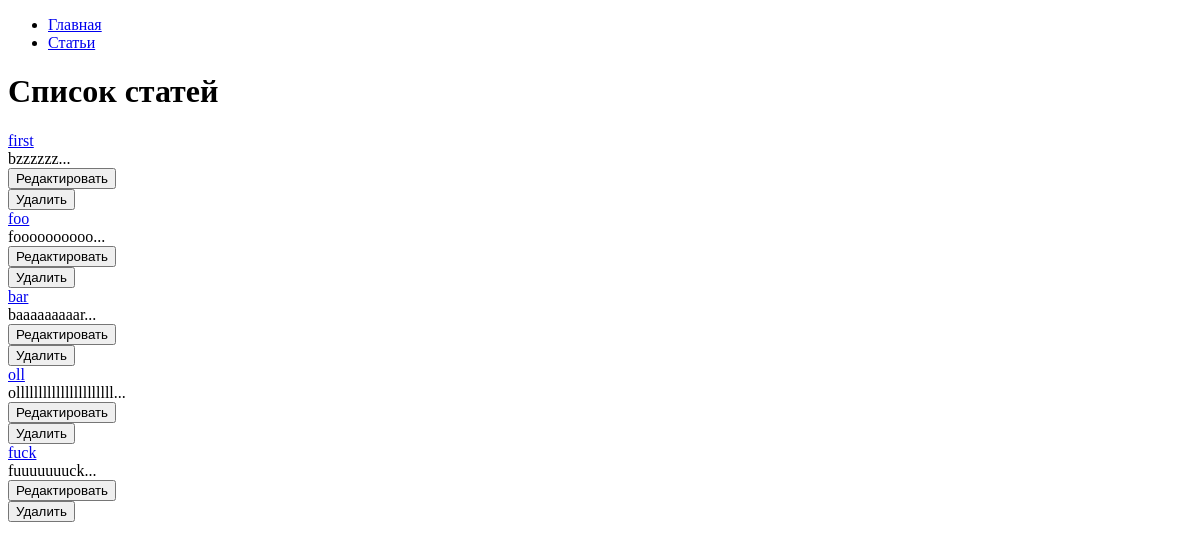
The app's page /articles/, older data.
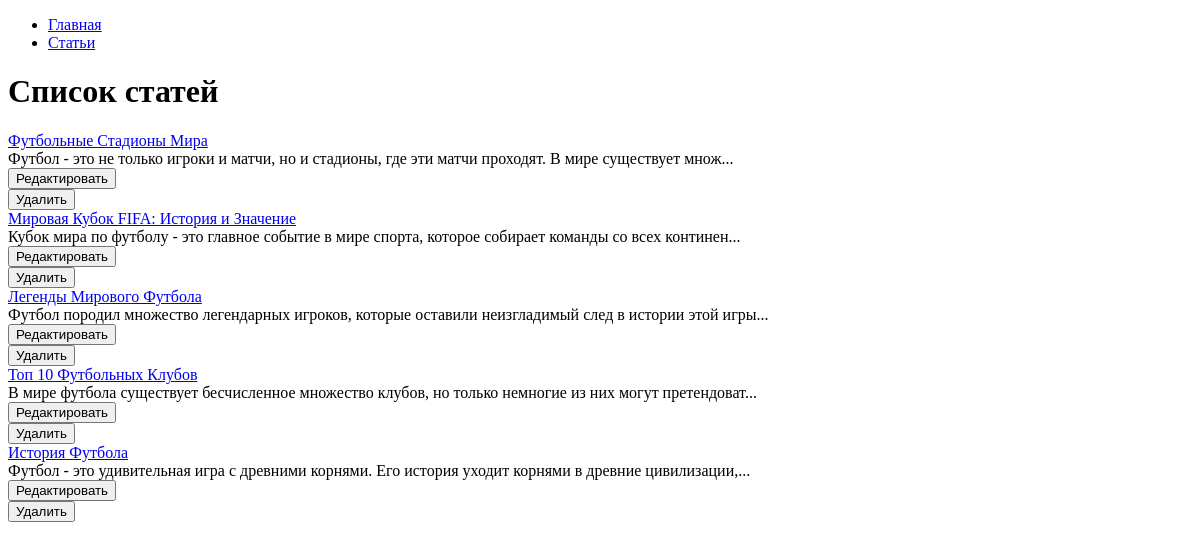
The same page, newer data.
### hexlet_django_blog/article/models.py (models this page shows, shortened)
class Article(models.Model):
    name = models.CharField(max_length=200) # название статьи
    body = models.TextField() # тело статьи
    timestamp = models.DateTimeField(auto_now_add=True)

### hexlet_django_blog/article/views.py (the view)
# urls.py: path('', IndexView.as_view(), name='articles'),
class IndexView(View):
    def get(self, request, *args, **kwargs):
        articles = Article.objects.all()[:15]
        return render(request, 'articles/index.html', context={
            'articles': articles,
        })

### hexlet_django_blog/templates/articles/index.html (shortened to what this page needs)
{% extends "base.html" %}
{% block content %}
    <h1>Список статей</h1>
    {% for article in articles %}
        <a href="{% url 'article_view' id=article.id %}">{{ article.name }}</a>
        <div>{{ article.body|slice:":100" }}...</div>
        <form method="get" action="{% url 'articles_update' id=article.id %}">
            <button type="submit">Редактировать</button>
        </form>
        <form action="{% url 'articles_delete' article.id %}" method="post">
            <input type="submit" value="Удалить">
        </form>
    {% endfor %}
{% endblock %}

Row changes from the older to the newer data that the page shows:
changed Article: name "first" → "Футбольные Стадионы Мира"; body "bzzzzzz" → "Футбол - это не только игроки и матчи, но и стадионы, где эти матчи проходят. В мире существует множ"
changed Article: name "foo" → "Мировая Кубок FIFA: История и Значение"; body "foooooooooo" → "Кубок мира по футболу - это главное событие в мире спорта, которое собирает команды со всех континен"
changed Article: name "bar" → "Легенды Мирового Футбола"; body "baaaaaaaaar" → "Футбол породил множество легендарных игроков, которые оставили неизгладимый след в истории этой игры"
changed Article: name "oll" → "Топ 10 Футбольных Клубов"; body "ollllllllllllllllllllll" → "В мире футбола существует бесчисленное множество клубов, но только немногие из них могут претендоват"
changed Article: name "fuck" → "История Футбола"; body "fuuuuuuuck" → "Футбол - это удивительная игра с древними корнями. Его история уходит корнями в древние цивилизации,"
